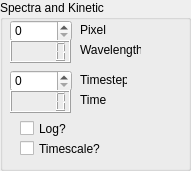
     <widget class="QGroupBox" name="groupBox_6">
      <property name="geometry">
       <rect>
        <x>1580</x>
        <y>19</y>
        <width>191</width>
        <height>171</height>
       </rect>
      </property>
      <property name="title">
       <string>Spectra and Kinetic</string>
      </property>
      <widget class="QSpinBox" name="kinetic_pixel">
       <property name="geometry">
        <rect>
         <x>10</x>
         <y>20</y>
         <width>62</width>
         <height>22</height>
        </rect>
       </property>
       <property name="maximum">
        <number>1200</number>
       </property>
      </widget>
      <widget class="QSpinBox" name="spectra_timestep">
       <property name="geometry">
        <rect>
         <x>10</x>
         <y>70</y>
         <width>62</width>
         <height>22</height>
        </rect>
       </property>
       <property name="maximum">
        <number>1000</number>
       </property>
      </widget>
      <widget class="QLabel" name="label_18">
       <property name="geometry">
        <rect>
         <x>80</x>
         <y>20</y>
         <width>47</width>
         <height>20</height>
        </rect>
       </property>
       <property name="text">
        <string>Pixel</string>
       </property>
      </widget>
      <widget class="QLabel" name="label_19">
       <property name="geometry">
        <rect>
         <x>80</x>
         <y>70</y>
         <width>47</width>
         <height>20</height>
        </rect>
       </property>
       <property name="text">
        <string>Timestep</string>
       </property>
      </widget>
      <widget class="QLCDNumber" name="kinetic_wave">
       <property name="geometry">
        <rect>
         <x>10</x>
         <y>40</y>
         <width>61</width>
         <height>23</height>
        </rect>
       </property>
      </widget>
      <widget class="QLabel" name="label_20">
       <property name="geometry">
        <rect>
         <x>80</x>
         <y>40</y>
         <width>61</width>
         <height>20</height>
        </rect>
       </property>
       <property name="text">
        <string>Wavelength</string>
       </property>
      </widget>
      <widget class="QLCDNumber" name="spectra_time">
       <property name="geometry">
        <rect>
         <x>10</x>
         <y>90</y>
         <width>61</width>
         <height>23</height>
        </rect>
       </property>
      </widget>
      <widget class="QLabel" name="label_21">
       <property name="geometry">
        <rect>
         <x>80</x>
         <y>90</y>
         <width>47</width>
         <height>20</height>
        </rect>
       </property>
       <property name="text">
        <string>Time</string>
       </property>
      </widget>
      <widget class="QCheckBox" name="plot_log_t">
       <property name="geometry">
        <rect>
         <x>20</x>
         <y>120</y>
         <width>82</width>
         <height>17</height>
        </rect>
       </property>
       <property name="text">
        <string>Log?</string>
       </property>
       <property name="autoExclusive">
        <bool>false</bool>
       </property>
      </widget>
      <widget class="QCheckBox" name="plot_timescale">
       <property name="geometry">
        <rect>
         <x>20</x>
         <y>140</y>
         <width>82</width>
         <height>17</height>
        </rect>
       </property>
       <property name="text">
        <string>Timescale?</string>
       </property>
       <property name="autoExclusive">
        <bool>false</bool>
       </property>
      </widget>
     </widget>
